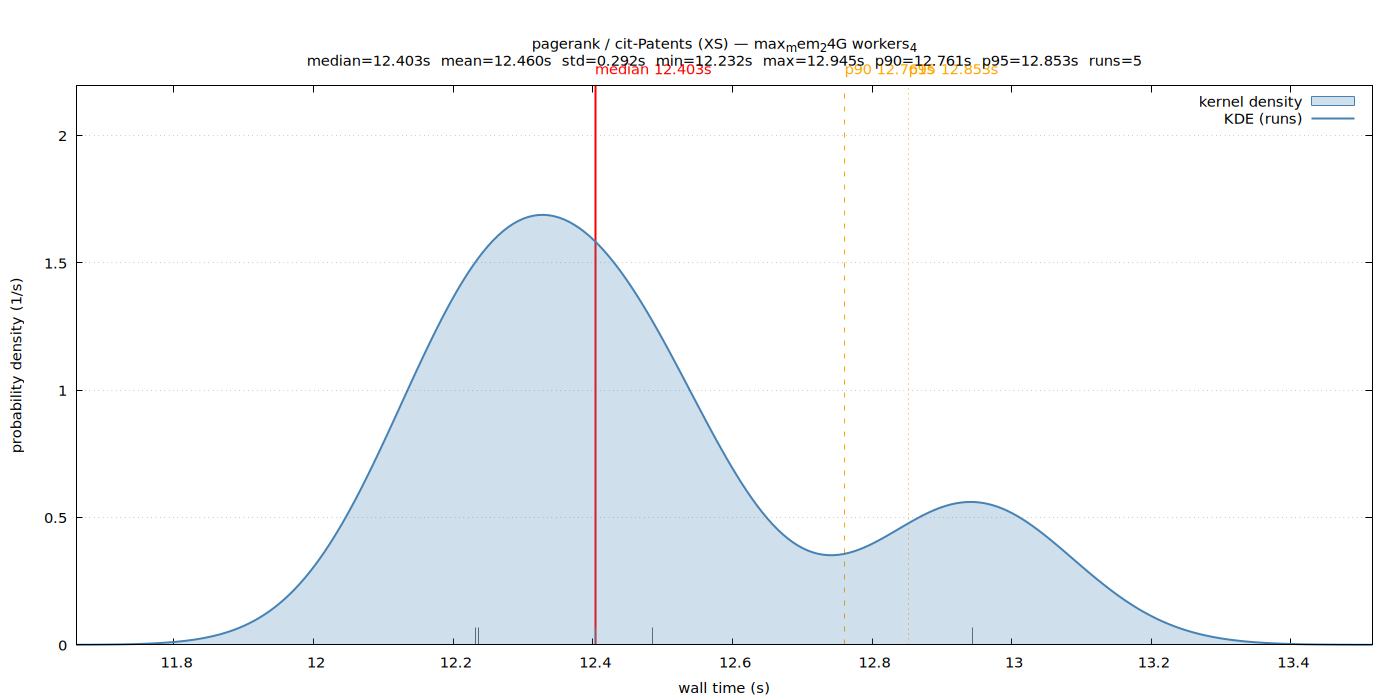

This chart was generated by the following gnuplot code:
set terminal pngcairo size 1400,700 enhanced font 'Sans,11'
set output '/home/ubuntu/nvm/results/pagerank/XS/cit-Patents/max_mem_24G_workers_4/wall_time.png'
set title "pagerank / cit-Patents (XS) — max_mem_24G workers_4\nmedian=12.403s  mean=12.460s  std=0.292s  min=12.232s  max=12.945s  p90=12.761s  p95=12.853s  runs=5"
set xlabel 'wall time (s)'
set ylabel 'probability density (1/s)'
set tmargin 5
set yrange [0:2.19537]
set xrange [11.659753:13.517010]
set grid y
set key top right
set arrow from 12.403252,0 to 12.403252,2.19537 nohead lc rgb 'red' lw 2
set label 'median 12.403s' at 12.403252,2.19537 offset char 0,1 tc rgb 'red'
set arrow from 12.760848,0 to 12.760848,2.19537 nohead lc rgb 'orange' lw 1 dt 2
set label 'p90 12.761s' at 12.760848,2.19537 offset char 0,1 tc rgb 'orange'
set arrow from 12.852719,0 to 12.852719,2.19537 nohead lc rgb 'orange' lw 1 dt 3
set label 'p95 12.853s' at 12.852719,2.19537 offset char 0,1 tc rgb 'orange'
set arrow from 12.232173,0 to 12.232173,0.0675497 nohead lc rgb '#666666' lw 1
set arrow from 12.235633,0 to 12.235633,0.0675497 nohead lc rgb '#666666' lw 1
set arrow from 12.944591,0 to 12.944591,0.0675497 nohead lc rgb '#666666' lw 1
set arrow from 12.403252,0 to 12.403252,0.0675497 nohead lc rgb '#666666' lw 1
set arrow from 12.485235,0 to 12.485235,0.0675497 nohead lc rgb '#666666' lw 1
plot '/home/ubuntu/nvm/results/pagerank/XS/cit-Patents/max_mem_24G_workers_4/wall_time.dat' using 1:2 with filledcurves y=0 lc rgb '#4682b4' fs transparent solid 0.25 title 'kernel density', \
     '/home/ubuntu/nvm/results/pagerank/XS/cit-Patents/max_mem_24G_workers_4/wall_time.dat' using 1:2 with lines lw 2 lc rgb '#4682b4' title 'KDE (runs)'
